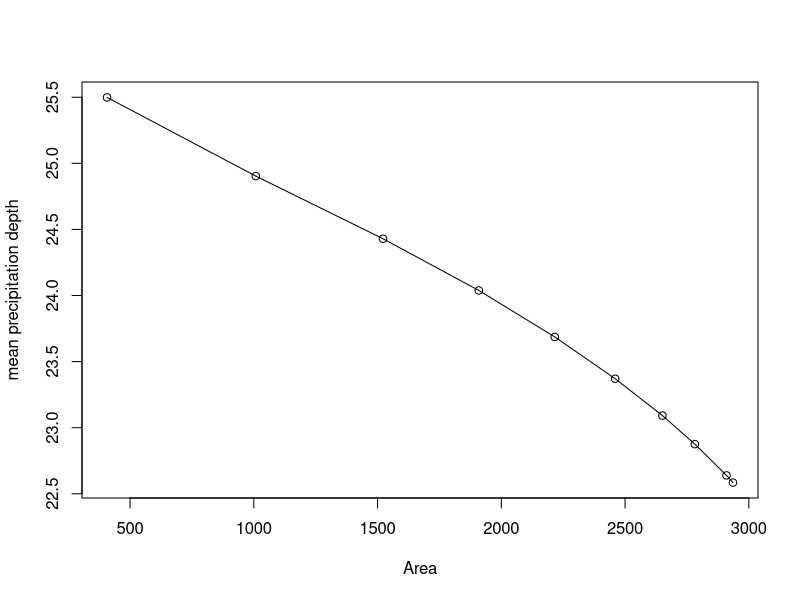

Write R code to recreate this figure.
# page no: 132

I = seq(25,16, by=-1);
a = c(407 ,1008, 1522, 1909, 2216, 2460, 2651, 2782, 2910, 2936); 
ia = vector(length = 10)
ia[1] = 407;
for ( i in  2:10) ia[i] = a[i]-a[i-1];
r = seq(25.5,16.5,-1)
rv = vector(length = 10)
for ( i in  1:10) rv[i] = r[i]*ia[i];
cv = vector(length = 10)
eud = vector(length = 10)
cv[1] = 10378;
for ( i in  2:10) cv[i] = cv[i-1]+rv[i];
for ( i in  1:10) eud[i] = cv[i]/a[i];
plot(a,eud,xlab = "Area", ylab= "mean precipitation depth", type='o')